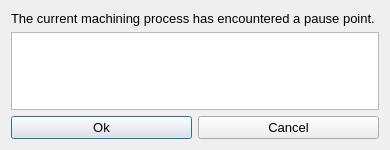
<?xml version="1.0" encoding="UTF-8"?>
<ui version="4.0">
 <class>Dialog_ExecutionPaused</class>
 <widget class="QDialog" name="Dialog_ExecutionPaused">
  <property name="geometry">
   <rect>
    <x>0</x>
    <y>0</y>
    <width>383</width>
    <height>150</height>
   </rect>
  </property>
  <property name="windowTitle">
   <string>Pause Dialog</string>
  </property>
  <property name="modal">
   <bool>false</bool>
  </property>
  <layout class="QGridLayout" name="gridLayout">
   <item row="0" column="0" colspan="2">
    <widget class="QLabel" name="label">
     <property name="font">
      <font>
       <pointsize>10</pointsize>
      </font>
     </property>
     <property name="text">
      <string>The current machining process has encountered a pause point. </string>
     </property>
    </widget>
   </item>
   <item row="1" column="0" colspan="2">
    <widget class="QTextBrowser" name="textBrowser">
     <property name="font">
      <font>
       <pointsize>10</pointsize>
      </font>
     </property>
    </widget>
   </item>
   <item row="2" column="0">
    <widget class="QPushButton" name="pushButton_Ok">
     <property name="font">
      <font>
       <pointsize>10</pointsize>
      </font>
     </property>
     <property name="text">
      <string>Ok</string>
     </property>
    </widget>
   </item>
   <item row="2" column="1">
    <widget class="QPushButton" name="pushButton_Cancel">
     <property name="font">
      <font>
       <pointsize>10</pointsize>
      </font>
     </property>
     <property name="text">
      <string>Cancel</string>
     </property>
    </widget>
   </item>
  </layout>
 </widget>
 <resources/>
 <connections/>
</ui>
